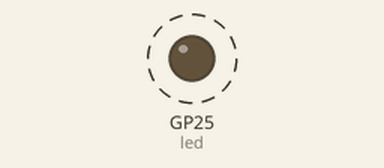
This program was run on a simulated Raspberry Pi Pico running MicroPython. Shown: output pins drawn as LEDs (lit = HIGH). Dashed ring = blinking.

Above: at 0.5 s.
Timing chart, 0 to 3.0 s (numbered marks = the images above):
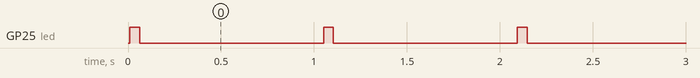

The program:

encender_led_50_950.py
```python
import time
from machine import Pin

def transition(vstates, state):
    vstate = vstates.get(state)
    value = vstate['value']
    top = vstate['top']
    state = vstate['next']
    return value, top, state

led = Pin(25, Pin.OUT)

vstates = {'pulse' : {'value' : 1, 'top' : 50, 'next' : 'sleep'},
          'sleep' : {'value' : 0, 'top' : 950,'next' : 'pulse'},
          'reset' : {'value' : 0, 'top' : 10, 'next' : 'pulse'}
          }
state = 'reset'
value, top, state = transition(vstates, state)
count = 0
led.value(value)

while  1:
    count += 1
    if count >=top:
        count = 0
        if state in ('pulse', 'sleep'):
            value, top, state = transition(vstates, state)
        else:
            value, top, state = transition(vstates, 'reset')
        #
        led.value(value)
    time.sleep_ms(1)
```

Measured:
- by itself, GP25 (led): alternates HIGH for 0.05 s and LOW for 0.99 s
